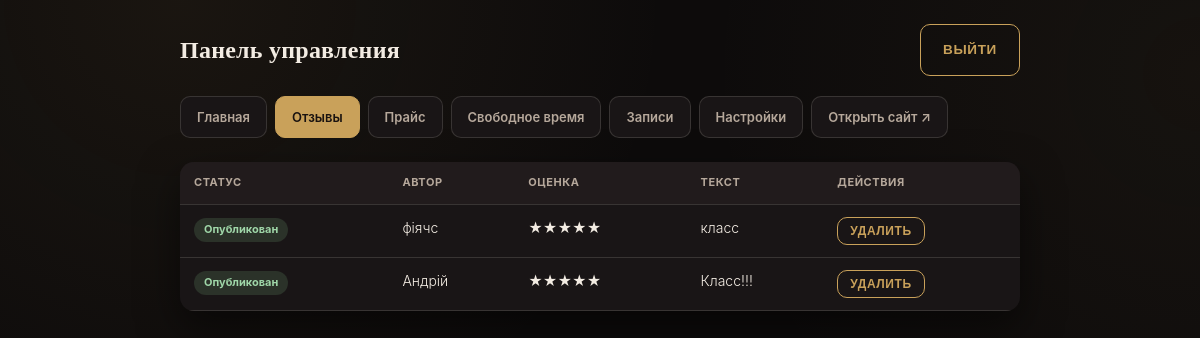
The app's page /admin-x7k9m2/reviews.php (signed in), older data.
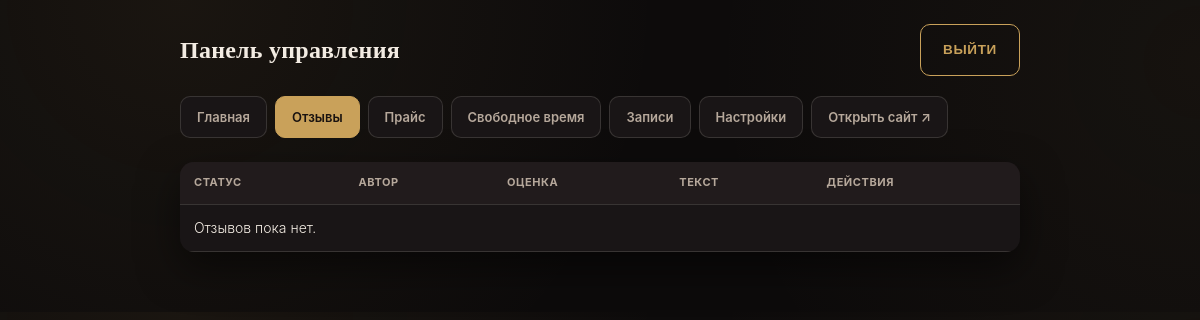
The same page, newer data.
### tables this page shows
CREATE TABLE reviews (
            id INTEGER PRIMARY KEY AUTOINCREMENT,
            author_name TEXT NOT NULL,
            rating INTEGER NOT NULL DEFAULT 5,
            message TEXT NOT NULL,
            is_approved INTEGER NOT NULL DEFAULT 0,
            created_at TEXT NOT NULL DEFAULT CURRENT_TIMESTAMP
        );

### includes/functions.php (called while the page is built, shortened)
<?php
function e(string $value): string
{
    return htmlspecialchars($value, ENT_QUOTES, 'UTF-8');
}

### admin-x7k9m2/reviews.php (the view, shortened to what this page needs)
<?php
require __DIR__ . '/../includes/functions.php';
$pdo = getDB();
$reviews = $pdo->query('SELECT * FROM reviews ORDER BY is_approved ASC, created_at DESC')->fetchAll();
?>
<!DOCTYPE html>
<html lang="ru">
<head>
<link rel="stylesheet" href="../assets/css/style.css">
</head>
<body>
<div class="admin-shell">
  <?php require __DIR__ . '/includes/nav.php'; ?>
  <table class="admin-table">
    <thead>
      <tr><th>Статус</th><th>Автор</th><th>Оценка</th><th>Текст</th><th>Действия</th></tr>
    </thead>
    <tbody>
      <?php foreach ($reviews as $r): ?>
        <tr>
          <td><span class="badge <?= $r['is_approved'] ? 'done' : 'new' ?>"><?= $r['is_approved'] ? 'Опубликован' : 'На проверке' ?></span></td>
          <td><?= e($r['author_name']) ?></td>
          <td><?= str_repeat('★', (int)$r['rating']) ?></td>
          <td><?= e($r['message']) ?></td>
          <td style="white-space:nowrap;">
            <form method="post" style="display:inline;" onsubmit="return confirm('Удалить отзыв?');">
              <button name="action" value="delete" class="btn ghost" style="padding:6px 12px;font-size:12px;">Удалить</button>
            </form>
          </td>
        </tr>
      <?php endforeach; ?>
      <?php if (!$reviews): ?>
        <tr><td colspan="5">Отзывов пока нет.</td></tr>
      <?php endif; ?>
    </tbody>
  </table>
</div>
</body>
</html>

### admin-x7k9m2/includes/nav.php
<?php $current = basename($_SERVER['SCRIPT_NAME']); ?>
<div class="admin-header">
  <h2 style="margin:0;">Панель управления</h2>
  <a href="logout.php" class="btn ghost">Выйти</a>
</div>
<div class="admin-nav">
  <a href="dashboard.php" class="<?= $current === 'dashboard.php' ? 'active' : '' ?>">Главная</a>
  <a href="reviews.php" class="<?= $current === 'reviews.php' ? 'active' : '' ?>">Отзывы</a>
  <a href="prices.php" class="<?= $current === 'prices.php' ? 'active' : '' ?>">Прайс</a>
  <a href="slots.php" class="<?= $current === 'slots.php' ? 'active' : '' ?>">Свободное время</a>
  <a href="bookings.php" class="<?= $current === 'bookings.php' ? 'active' : '' ?>">Записи</a>
  <a href="settings.php" class="<?= $current === 'settings.php' ? 'active' : '' ?>">Настройки</a>
  <a href="../index.php" target="_blank">Открыть сайт ↗</a>
</div>

### assets/css/style.css (style rules this page uses)
:root { --bg: #0d0b0b; --bg-soft: #161213; --surface: #191516; --surface-2: #211b1c; --ink: #f3ece3; --ink-soft: #b6a89b; --ink-faint: #8a7c72; --primary: #c9a15a; --primary-soft: rgba(201, 161, 90, .14); --primary-dark: #a3803f; --line: rgba(243, 236, 227, .14); --line-strong: rgba(243, 236, 227, .28); --radius: 16px; --radius-sm: 10px; --shadow: 0 16px 40px rgba(0, 0, 0, .5); }
* { box-sizing: border-box; }
html { scroll-behavior: smooth; }
body { margin: 0; background: var(--bg); background-image: radial-gradient(circle at 15% 0%, rgba(201, 161, 90, .07), transparent 45%), radial-gradient(circle at 100% 20%, rgba(201, 161, 90, .05), transparent 40%); color: var(--ink); font-family: 'Jost', -apple-system, sans-serif; font-weight: 300; line-height: 1.6; -webkit-font-smoothing: antialiased; }
h1, h2, h3, .display { font-family: 'Playfair Display', Georgia, serif; font-weight: 700; letter-spacing: .01em; color: var(--ink); margin: 0 0 .4em; }
a { color: inherit; }
.btn { display: inline-block; border: none; cursor: pointer; padding: 14px 22px; border-radius: var(--radius-sm); background: var(--primary); color: #1a1310; font-weight: 600; font-size: 13.5px; letter-spacing: .05em; text-transform: uppercase; text-decoration: none; font-family: 'Jost', sans-serif; transition: background .15s ease, transform .1s ease; }
.btn.ghost { background: transparent; color: var(--primary); border: 1px solid var(--primary); }
.admin-shell { max-width: 880px; margin: 0 auto; padding: 24px 20px 60px; }
.admin-header { display:flex; align-items:center; justify-content:space-between; margin-bottom: 20px; }
.admin-nav { display:flex; gap:8px; flex-wrap: wrap; margin-bottom: 24px; }
.admin-nav a { padding:10px 16px; border-radius:10px; background:var(--surface); border:1px solid var(--line); text-decoration:none; font-size:13px; font-weight:600; color: var(--ink-soft); }
.admin-nav a.active { background: var(--primary); color:#1a1310; border-color: var(--primary); }
table.admin-table { width: 100%; border-collapse: collapse; background: var(--surface); border-radius: 14px; overflow:hidden; box-shadow: var(--shadow); }
table.admin-table th, table.admin-table td { padding: 12px 14px; border-bottom: 1px solid var(--line); text-align:left; font-size:14px; vertical-align: top; }
table.admin-table th { background: var(--surface-2); font-size: 11px; text-transform:uppercase; letter-spacing:.05em; color: var(--ink-soft); }
.badge { display:inline-block; padding:3px 10px; border-radius:999px; font-size:11px; font-weight:700; }
.badge.done { background: rgba(120,180,130,.18); color: #9fd6a8; }

Row changes from the older to the newer data that the page shows:
removed reviews: is_approved "Опубликован", author_name "фіячс", rating "★★★★★", message "класс"
removed reviews: is_approved "Опубликован", author_name "Андрій", rating "★★★★★", message "Класс!!!"
Text that changed along with them:
text now shown: "Отзывов пока нет."
